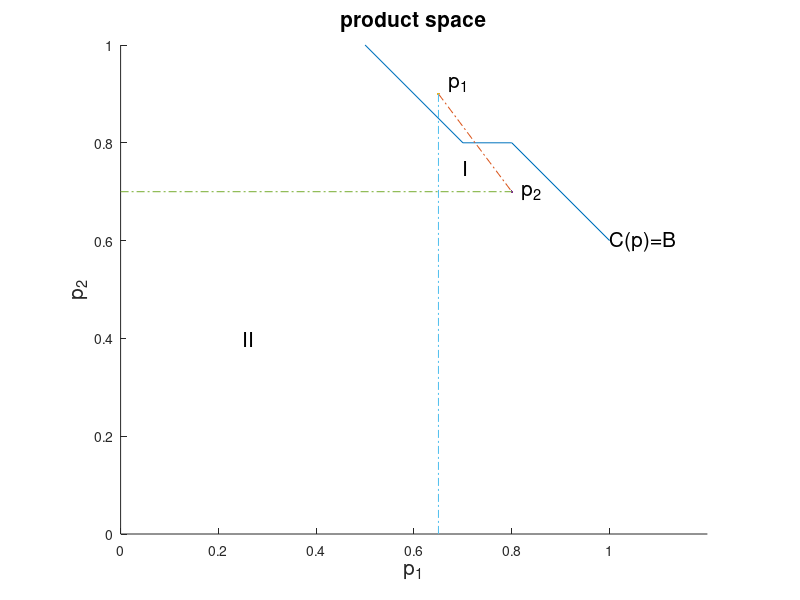

The MATLAB script that drew this image:
%change%
hold on;
x= [.5, .7, .8, 1];
y= [1, .8, .8, .6];
plot(x, y)
p1=[.65, .9];
p2=[.8, .7];
plot([p1(1), p2(1)], [p1(2), p2(2)], '-.')
plot(p1(1), p1(2))
plot(p2(1), p2(2))
p3=[p1(1), p2(2)];
plot([0, p2(1)], [p3(2), p2(2)], '-.')
plot([p1(1), p3(1)], [p1(2), 0], '-.')
text(p1(1)+0.02, p1(2)+.02,  'p_1', 'FontSize', 15)
text(p2(1)+0.02, p2(2),  'p_2', 'FontSize', 15)

text(1, .6, 'C(p)=B', 'FontSize', 15)
text(.7, .75,  'I', 'FontSize', 15)
text(.25, .4,  'II', 'FontSize', 15)

title('product space','FontSize', 15)
axis equal;
xlabel('p_1','FontSize', 15);
ylabel('p_2','FontSize', 15);

axis([0, 1.2, 0, 1])

